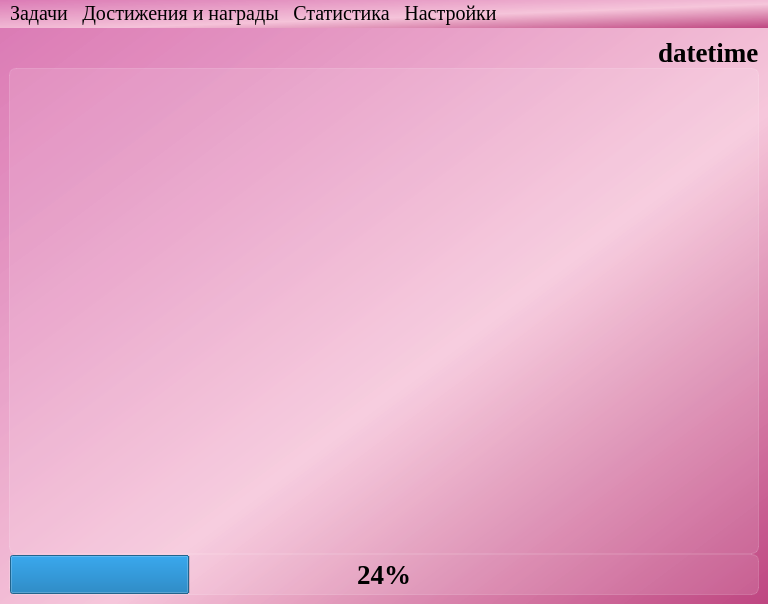
<?xml version="1.0" encoding="UTF-8"?>
<ui version="4.0">
 <class>MainWindow</class>
 <widget class="QMainWindow" name="MainWindow">
  <property name="geometry">
   <rect>
    <x>0</x>
    <y>0</y>
    <width>768</width>
    <height>604</height>
   </rect>
  </property>
  <property name="minimumSize">
   <size>
    <width>0</width>
    <height>0</height>
   </size>
  </property>
  <property name="maximumSize">
   <size>
    <width>16777215</width>
    <height>16777215</height>
   </size>
  </property>
  <property name="windowTitle">
   <string>TimeQuest</string>
  </property>
  <property name="styleSheet">
   <string notr="true">background-color: qlineargradient(spread:pad, x1:1, y1:1, x2:0, y2:0, stop:0 rgba(190, 69, 128, 255), stop:0.427447 rgba(246, 199, 219, 235), stop:1 rgba(219, 123, 181, 255));
font-family: Liberation Serif;</string>
  </property>
  <widget class="QWidget" name="centralwidget">
   <property name="maximumSize">
    <size>
     <width>16777215</width>
     <height>16777215</height>
    </size>
   </property>
   <layout class="QVBoxLayout" name="verticalLayout">
    <item>
     <layout class="QVBoxLayout" name="verticalLayout_main">
      <property name="spacing">
       <number>0</number>
      </property>
      <property name="sizeConstraint">
       <enum>QLayout::SetDefaultConstraint</enum>
      </property>
      <item>
       <layout class="QHBoxLayout" name="horizontalLayout_top" stretch="0,0,0">
        <property name="spacing">
         <number>0</number>
        </property>
        <property name="sizeConstraint">
         <enum>QLayout::SetDefaultConstraint</enum>
        </property>
        <property name="leftMargin">
         <number>0</number>
        </property>
        <item>
         <spacer name="horizontalSpacer">
          <property name="orientation">
           <enum>Qt::Horizontal</enum>
          </property>
          <property name="sizeHint" stdset="0">
           <size>
            <width>40</width>
            <height>20</height>
           </size>
          </property>
         </spacer>
        </item>
        <item>
         <widget class="QLabel" name="label_icon_datetime">
          <property name="maximumSize">
           <size>
            <width>23</width>
            <height>16777215</height>
           </size>
          </property>
          <property name="styleSheet">
           <string notr="true">font-weight: bold; 
font-size: 20pt;
background-color: none;
border: none;</string>
          </property>
          <property name="pixmap">
           <pixmap resource="../../res/icons/res-rc.qrc">:/icons/time.svg</pixmap>
          </property>
         </widget>
        </item>
        <item>
         <widget class="QLabel" name="label_datetime">
          <property name="maximumSize">
           <size>
            <width>200</width>
            <height>16777215</height>
           </size>
          </property>
          <property name="styleSheet">
           <string notr="true">font-weight: bold;
font-size: 20pt;
background-color: none;
border: none;</string>
          </property>
          <property name="text">
           <string>datetime</string>
          </property>
         </widget>
        </item>
       </layout>
      </item>
      <item>
       <layout class="QHBoxLayout" name="horizontalLayout_center">
        <item>
         <widget class="QListWidget" name="listWidget_tasks">
          <property name="styleSheet">
           <string notr="true">QListView {
font-weight: bold;
font-size: 20pt;
background-color: rgba(255, 255, 255, 30);
border: 1px solid rgba(255, 255, 255, 40);
border-radius: 7px;
}

QListView::item:selected {
border: none;
color: rgb(255, 255, 255);
background-color: rgba(255, 255, 255, 50);
}</string>
          </property>
          <property name="isWrapping" stdset="0">
           <bool>false</bool>
          </property>
          <property name="wordWrap">
           <bool>false</bool>
          </property>
         </widget>
        </item>
       </layout>
      </item>
      <item>
       <layout class="QHBoxLayout" name="horizontalLayout_down">
        <property name="spacing">
         <number>0</number>
        </property>
        <item>
         <widget class="QProgressBar" name="progressBar_done_tasks">
          <property name="minimumSize">
           <size>
            <width>0</width>
            <height>0</height>
           </size>
          </property>
          <property name="styleSheet">
           <string notr="true">background-color: rgba(255, 255, 255, 30);
border: 1px solid rgba(255, 255, 255, 40);
border-radius: 7px;
font-weight: bold;
font-size: 20pt;
text-align: center;</string>
          </property>
          <property name="value">
           <number>24</number>
          </property>
          <property name="textVisible">
           <bool>true</bool>
          </property>
         </widget>
        </item>
       </layout>
      </item>
     </layout>
    </item>
   </layout>
  </widget>
  <widget class="QMenuBar" name="menubar">
   <property name="geometry">
    <rect>
     <x>0</x>
     <y>0</y>
     <width>768</width>
     <height>22</height>
    </rect>
   </property>
   <property name="font">
    <font>
     <family>Liberation Serif</family>
     <pointsize>15</pointsize>
    </font>
   </property>
   <widget class="QMenu" name="menu_tasks">
    <property name="title">
     <string>Задачи</string>
    </property>
    <addaction name="action_add_task"/>
    <addaction name="action_delete_task"/>
   </widget>
   <widget class="QMenu" name="menu_statistic">
    <property name="title">
     <string>Статистика</string>
    </property>
    <addaction name="action_show_statistics"/>
   </widget>
   <widget class="QMenu" name="menu_settings">
    <property name="title">
     <string>Настройки</string>
    </property>
    <addaction name="action_change_theme"/>
   </widget>
   <widget class="QMenu" name="menu_achievements">
    <property name="title">
     <string>Достижения и награды</string>
    </property>
    <addaction name="action_list_achievements"/>
   </widget>
   <addaction name="menu_tasks"/>
   <addaction name="menu_achievements"/>
   <addaction name="menu_statistic"/>
   <addaction name="menu_settings"/>
  </widget>
  <action name="action_add_task">
   <property name="text">
    <string>Добавить задачу</string>
   </property>
  </action>
  <action name="action_list_achievements">
   <property name="text">
    <string>Список достижений</string>
   </property>
  </action>
  <action name="action_show_statistics">
   <property name="text">
    <string>Просмотр статистики</string>
   </property>
  </action>
  <action name="action_change_theme">
   <property name="text">
    <string>Сменить тему приложения</string>
   </property>
  </action>
  <action name="action_delete_task">
   <property name="text">
    <string>Удалить задачу</string>
   </property>
  </action>
 </widget>
 <tabstops>
  <tabstop>listWidget_tasks</tabstop>
 </tabstops>
 <resources>
  <include location="../../res/icons/res-rc.qrc"/>
  <include location="../../res/icons/res-rc.qrc"/>
 </resources>
 <connections/>
</ui>
